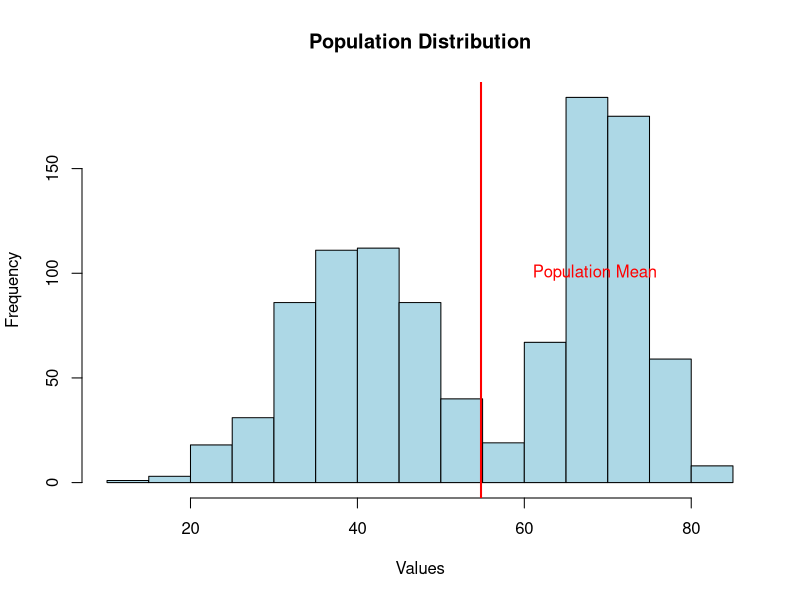
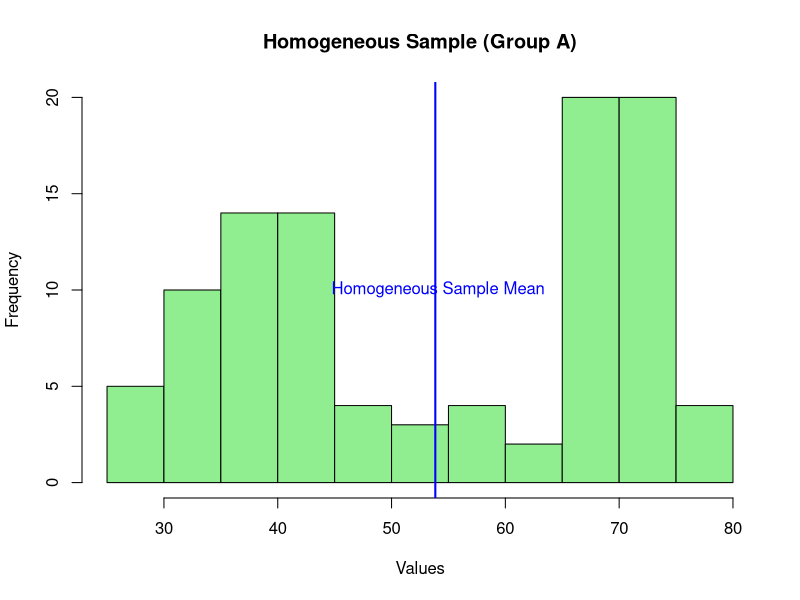

The R source for these figures, in order:
# Set a seed for reproducibility
set.seed(42)

# Generate a synthetic dataset with two groups
population <- data.frame(
  ID = 1:1000,
  Group = sample(c("A", "B"), size = 1000, replace = TRUE),
  Values = c(rnorm(500, mean = 40, sd = 8), rnorm(500, mean = 70, sd = 5))
)

# Function to create a homogeneous sample
create_homogeneous_sample <- function(population, sample_size, target_group) {
  target_data <- population[population$Group == target_group, ]
  sampled_data <- target_data[sample(1:nrow(target_data), size = sample_size, replace = TRUE), ]
  return(sampled_data)
}

# Create a homogeneous sample from Group A
homogeneous_sample_size <- 100
homogeneous_sample_group_A <- create_homogeneous_sample(population, homogeneous_sample_size, "A")

# Plot the population distribution
hist(population$Values, main = "Population Distribution", xlab = "Values", col = "lightblue", border = "black")

# Add a vertical line at the overall population mean
abline(v = mean(population$Values), col = "red", lwd = 2)

# Add text to label the overall mean
text(mean(population$Values) + 5, 100, "Population Mean", col = "red", pos = 4)

# Plot the homogeneous sample distribution from Group A
hist(homogeneous_sample_group_A$Values, main = "Homogeneous Sample (Group A)", xlab = "Values", col = "lightgreen", border = "black")

# Add a vertical line at the mean of the homogeneous sample
abline(v = mean(homogeneous_sample_group_A$Values), col = "blue", lwd = 2)

# Add text to label the homogeneous sample mean
text(mean(homogeneous_sample_group_A$Values) - 10, 10, "Homogeneous Sample Mean", col = "blue", pos = 4)
